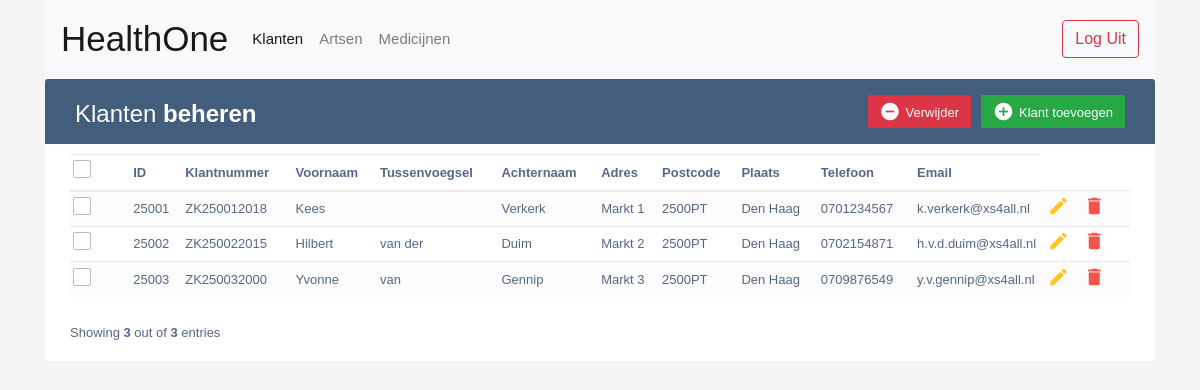
/patients.php, run on the app's committed database.
### tables this page shows
CREATE TABLE `klanten` (
  `id` int(11) NOT NULL,
  `klantnummer` varchar(11) NOT NULL,
  `voornaam` varchar(30) NOT NULL,
  `tussenvoegsel` varchar(30) DEFAULT NULL,
  `achternaam` varchar(30) NOT NULL,
  `straatnaam` varchar(30) NOT NULL,
  `huisnummer` varchar(10) NOT NULL,
  `postcode` varchar(6) NOT NULL,
  `plaats` varchar(20) NOT NULL,
  `telefoon_nummer` varchar(10) NOT NULL,
  `email` varchar(30) NOT NULL
);

### patients.php (the view, shortened to what this page needs)
<!DOCTYPE html>
<html lang="en">
<head>
<link rel="stylesheet" href="assets/fonts/varela-round.css">
<link rel="stylesheet" href="assets/icons/material-icons.css">
<link rel="stylesheet" href="assets/fonts/font-awesome.min.css">
<link rel="stylesheet" href="assets/bootstrap/css/bootstrap.min.css">
<link rel="stylesheet" href="assets/css/crud.css">
</head>
<body>
    <div class="container">
        <nav class="navbar navbar-expand-sm navbar-light bg-light">
            <a class="navbar-brand" href="#">HealthOne</a>
            <div class="collapse navbar-collapse" id="navbarSupportedContent">
                <ul class="navbar-nav mr-auto">
                    <li class="nav-item active">
                        <a class="nav-link" href="#">Klanten <span class="sr-only">(current)</span></a>
                    </li>
                    <li class="nav-item">
                        <a class="nav-link" href="artsen.php">Artsen</a>
                    </li>
                    <li class="nav-item">
                        <a class="nav-link" href="medicijnen.php">Medicijnen</a>
                    </li>
                </ul>
                <form class="form-inline my-2 my-lg-0" action="index.php">
                    <button class="btn btn-outline-danger my-2 my-sm-0" type="submit">Log Uit</button>
                </form>
            </div>
        </nav>
        <div class="table-wrapper">
            <div class="table-title">
                <div class="row">
                    <div class="col-sm-6">
						<h2>Klanten<b> beheren</b></h2>
					</div>
					<div class="col-sm-6">
						<a href="#addEmployeeModal" class="btn btn-success" data-toggle="modal"><i class="material-icons">&#xE147;</i> <span>Klant toevoegen</span></a>
						<a href="#deleteEmployeeModal" class="btn btn-danger" data-toggle="modal"><i class="material-icons">&#xE15C;</i> <span>Verwijder</span></a>
					</div>
                </div>
            </div>
            <table class="table table-striped table-hover">
                <thead>
                    <tr>
						<th>
							<span class="custom-checkbox">
								<label for="selectAll"></label>
							</span>
						</th>
                        <th>ID</th>
                        <th>Klantnummer</th>
						<th>Voornaam</th>
                        <th>Tussenvoegsel</th>
                        <th>Achternaam</th>
                        <th>Adres</th>
                        <th>Postcode</th>
                        <th>Plaats</th>
                        <th>Telefoon</th>
                        <th>Email</th>
                    </tr>
                </thead>
                <tbody>
                    <?php
                        include("dbConnect.php");
                        $query = $db->prepare("SELECT * FROM klanten");
                        $query->execute();
                        $counter = 0;
                        $result = $query->fetchAll (PDO::FETCH_ASSOC);
                        foreach($result as &$data) {
                            $counter++;
                            $checkbox = $data["id"];
                            echo "<tr>";
                            echo "<td>
                                    <span class=\"custom-checkbox\">
                                        <input type=\"checkbox\" id=\"$checkbox\" name=\"options[]\" value=\"1\">
                                        <label for=\"$checkbox\"></label>
                                    </span>
                                  </td>";
                            echo "<td>" . $data["id"] . "</td>";
                            echo "<td>" . $data["klantnummer"] . "</td>";
                            echo "<td>" . $data["voornaam"] . "</td>";
                            echo "<td>" . $data["tussenvoegsel"] . "</td>";
                            echo "<td>" . $data["achternaam"] . "</td>";
                            echo "<td>" . $data["straatnaam"] . " " . $data["huisnummer"]. "</td>";
                            echo "<td>" . $data["postcode"] . "</td>";
                            echo "<td>" . $data["plaats"] . "</td>";
                            echo "<td>" . $data["telefoon_nummer"] . "</td>";
                            echo "<td>" . $data["email"] . "</td>";
                            echo "<td>
                                     <a href=\"#editEmployeeModal\" class=\"edit\" data-toggle=\"modal\"><i class=\"material-icons\" data-toggle=\"tooltip\" title=\"Edit\">&#xE254;</i></a>
                                     <a href=\"#deleteEmployeeModal\" class=\"delete\" data-toggle=\"modal\"><i class=\"material-icons\" data-toggle=\"tooltip\" title=\"Delete\">&#xE872;</i></a>
                                  </td>";
                            echo "</tr>";
                        }
                    ?>
                </tbody>
            </table>
			<div class="clearfix">
                <?php echo "<div class=\"hint-text\">Showing <b>$counter</b> out of <b>$counter</b> entries</div>"?>
            </div>
        </div>
    </div>
</body>
</html>

### assets/css/crud.css (style rules this page uses)
body { color: #566787; background: #f5f5f5; font-family: 'Varela Round', sans-serif; font-size: 13px; }
.navbar-brand { font-size: 35px; }
.nav-link { font-size: 15px; }
.table td, .table th { padding: 0.20rem; }
.table-wrapper { background: #fff; padding: 20px 25px; margin: 0 0; border-radius: 3px; box-shadow: 0 1px 1px rgba(0,0,0,.05); }
.table-title { padding-bottom: 15px; background: #435d7d; color: #fff; padding: 16px 30px; margin: -20px -25px 10px; border-radius: 3px 3px 0 0; }
.table-title h2 { margin: 5px 0 0; font-size: 24px; }
.table-title .btn { color: #fff; float: right; font-size: 13px; border: none; min-width: 50px; border-radius: 2px; border: none; outline: none !important; margin-left: 10px; }
.table-title .btn i { float: left; font-size: 21px; margin-right: 5px; }
.table-title .btn span { float: left; margin-top: 2px; }
table.table tr th, table.table tr td { border-color: #e9e9e9; vertical-align: middle; }
table.table tr th:first-child { width: 60px; }
table.table tr th:last-child { width: 100px; }
table.table-striped tbody tr:nth-of-type(odd) { background-color: #fcfcfc; }
table.table td:last-child i { opacity: 0.9; font-size: 22px; margin: 0 5px; }
table.table td a { font-weight: bold; color: #566787; display: inline-block; text-decoration: none; outline: none !important; }
table.table td a.edit { color: #FFC107; }
table.table td a.delete { color: #F44336; }
table.table td i { font-size: 19px; }
.hint-text { float: left; margin-top: 10px; font-size: 13px; }
.custom-checkbox { position: relative; }
.custom-checkbox label:before { width: 18px; height: 18px; }
.custom-checkbox label:before { content: ''; margin-right: 10px; display: inline-block; vertical-align: text-top; background: white; border: 1px solid #bbb; border-radius: 2px; box-sizing: border-box; z-index: 2; }

### data on the page
klanten: id "25001", klantnummer "ZK250012018", voornaam "Kees", achternaam "Verkerk", straatnaam "Markt", huisnummer "1", postcode "2500PT", plaats "Den Haag", telefoon_nummer "0701234567", email "k.verkerk@xs4all.nl"
klanten: id "25002", klantnummer "ZK250022015", voornaam "Hilbert", tussenvoegsel "van der", achternaam "Duim", straatnaam "Markt", huisnummer "2", postcode "2500PT", plaats "Den Haag", telefoon_nummer "0702154871", email "h.v.d.duim@xs4all.nl"
klanten: id "25003", klantnummer "ZK250032000", voornaam "Yvonne", tussenvoegsel "van", achternaam "Gennip", straatnaam "Markt", huisnummer "3", postcode "2500PT", plaats "Den Haag", telefoon_nummer "0709876549", email "y.v.gennip@xs4all.nl"

### other printed values
$counter "3"
